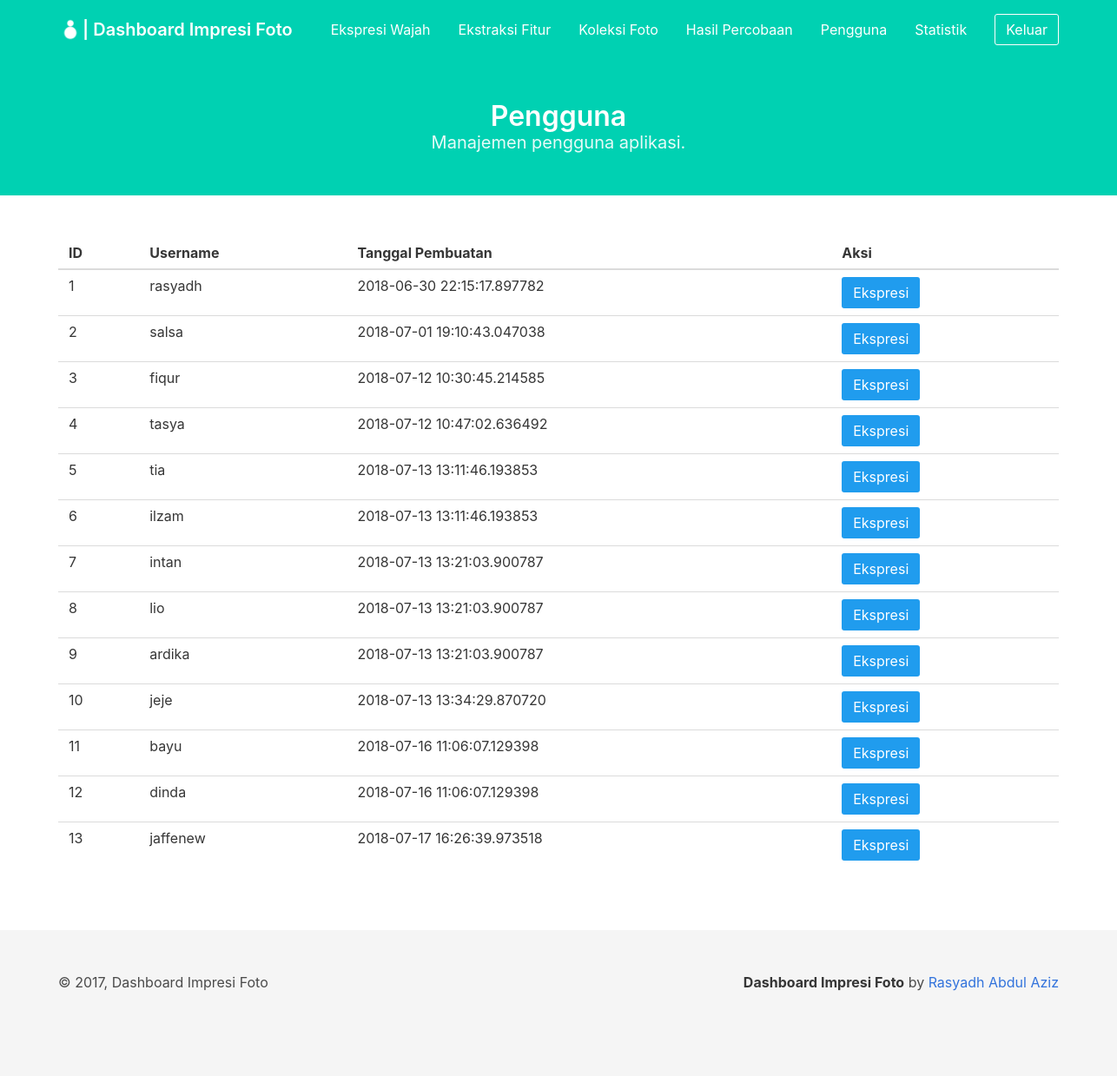
The app's page /dashboard/user/ (signed in), older data.
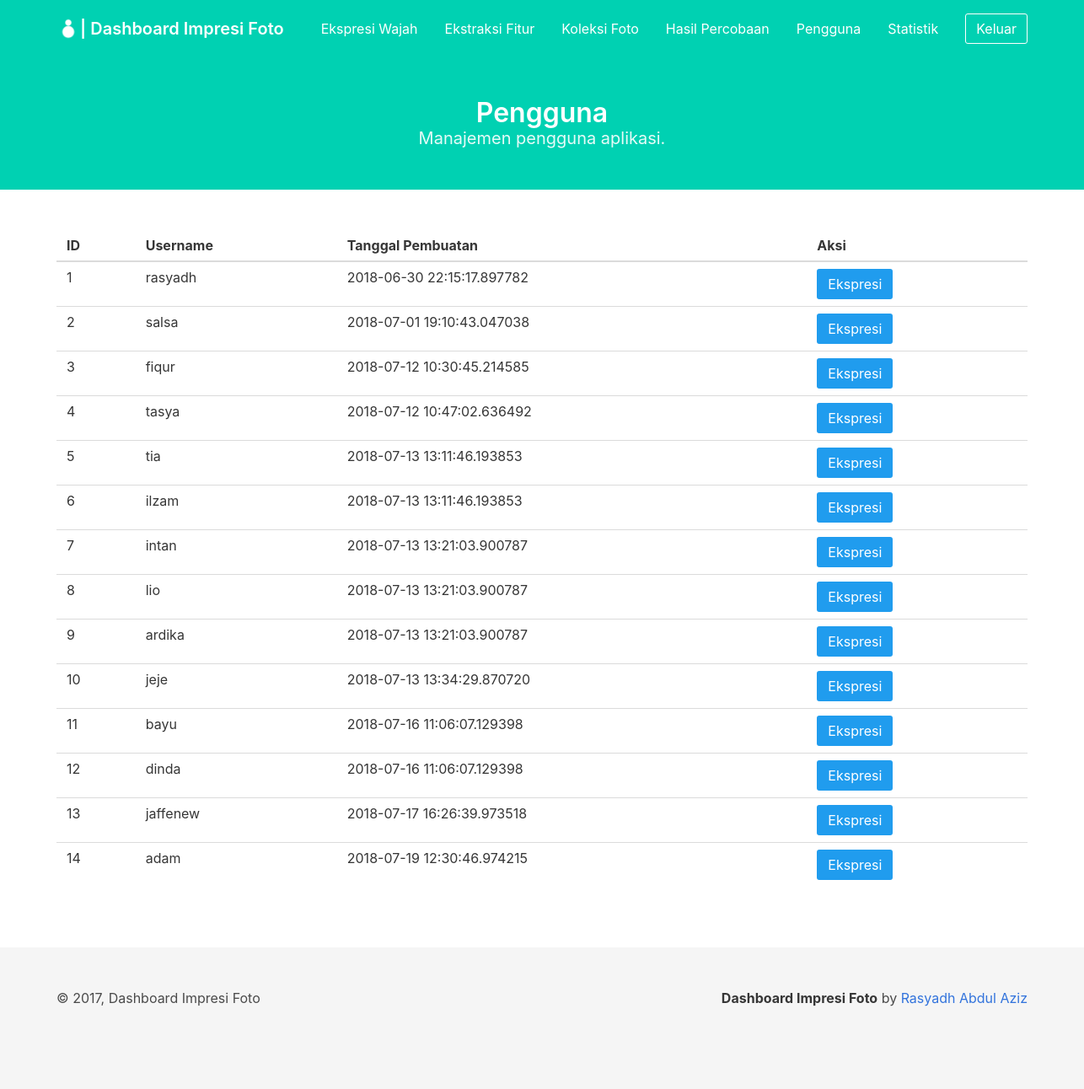
The same page, newer data.
### project/models/user.py (models this page shows, shortened)
class User(db.Model):
    __tablename__ = 'user'
    id_user = db.Column(db.Integer, primary_key=True)
    username = db.Column(db.String, unique=True, nullable=False)
    password = db.Column(db.String, nullable=False)
    created_at = db.Column(db.DateTime, default=datetime.datetime.now())

### project/views/dashboard/user.py (the view)
@user.route('/dashboard/user/')
def index():
    if session.get('loggedin_admin'):
        try:
            users = User.query.all()
            return render_template('dashboard/user.html',
                title='Pengguna', users=users)
        except Exception as e:
            print('error to get detection result')
            print(e)
    return redirect(url_for('auth.login_admin'))

### project/templates/dashboard/user.html (shortened to what this page needs)
{% extends '/dashboard/base_dashboard.html' %} {% block content %}
<section class="hero is-primary">
    <div class="hero-body">
        <div class="container has-text-centered">
            <h1 class="title">
                Pengguna
            </h1>
            <h2 class="subtitle">
                Manajemen pengguna aplikasi.
            </h2>
        </div>
    </div>
</section>
<section class="section">
    <div class="container" id="result_table">
        <table class="table is-hoverable is-fullwidth">
            <thead>
                <tr>
                    <th>ID</th>
                    <th>Username</th>
                    <th>Tanggal Pembuatan</th>
                    <th>Aksi</th>
                </tr>
            </thead>
            <tbody>
                {% if users %} {% for user in users %}
                <tr>
                    <td>{{ user.id_user }}</td>
                    <td>{{ user.username }}</td>
                    <td>{{ user.created_at }}</td>
                    <td>
                        <button class="button is-info" onclick="expression('{{ user.id_user }}', '{{ user.username }}')">Ekspresi</button>
                    </td>
                </tr>
                {% endfor %} {% else %}
                <tr>
                    <td colspan="4" class="has-text-centered">Belum ada hasil percobaan</td>
                </tr>
                {% endif %}
            </tbody>
        </table>
    </div>
</section>
{% endblock %}

### project/templates/dashboard/base_dashboard.html (shortened to what this page needs)
<html>
<head>
    <link rel="stylesheet" type="text/css" href="{{ url_for('static', filename='css/bulma.css') }}" />
    <link rel="stylesheet" type="text/css" href="{{url_for('static', filename='css/app.css') }}" />
</head>
<body>
    <nav class="navbar is-primary is-transparent navbar-is-medium">
        <div class="container">
            <div class="navbar-brand">
                <a class="navbar-item" href="/dashboard/">
                    <img class="image" src="{{ url_for('static', filename='image/ImpresiFotoWhite.png') }}" alt="Logo">
                    <h1 class="title is-5 has-text-white">
                        | Dashboard Impresi Foto
                    </h1>
                </a>
            </div>
            <div class="navbar-menu" id="menu">
                <div class="navbar-end">
                    <a class="navbar-item" href="/dashboard/expression/">
                        Ekspresi Wajah
                    </a>
                    <a class="navbar-item" href="/dashboard/feature_extraction/">
                        Ekstraksi Fitur
                    </a>
                    <a class="navbar-item" href="/dashboard/photos_collection/">
                        Koleksi Foto
                    </a>
                    <a class="navbar-item" href="/dashboard/detection_results/">
                        Hasil Percobaan
                    </a>
                    <a class="navbar-item" href="/dashboard/user/">
                        Pengguna
                    </a>
                    <a class="navbar-item" href="/dashboard/statistic/">
                        Statistik
                    </a>
                    <div class="navbar-item">
                        <a class="button is-primary is-inverted is-outlined" href="/admin/logout/">
                            Keluar
                        </a>
                    </div>
                </div>
            </div>
        </div>
    </nav>
    {% block content %} {% endblock %}
    <footer class="footer">
        <div class="container">
            <div class="level">
                <div class="level-left">
                    <div class="level-item">
                        &copy; 2017, Dashboard Impresi Foto
                    </div>
                </div>
                <div class="level-right">
                    <div class="level-item">
                        <p>
                            <strong>Dashboard Impresi Foto</strong> by
                            <a href="github.com/rasyadh">Rasyadh Abdul Aziz</a>
                        </p>
                    </div>
                </div>
            </div>
        </div>
    </footer>
</body>
</html>

### project/static/css/app.css (style rules this page uses)
.navbar-is-medium { min-height: 4.25rem; }

Row changes from the older to the newer data that the page shows:
added User: id_user "14", username "adam", created_at "2018-07-19 12:30:46.974215"
